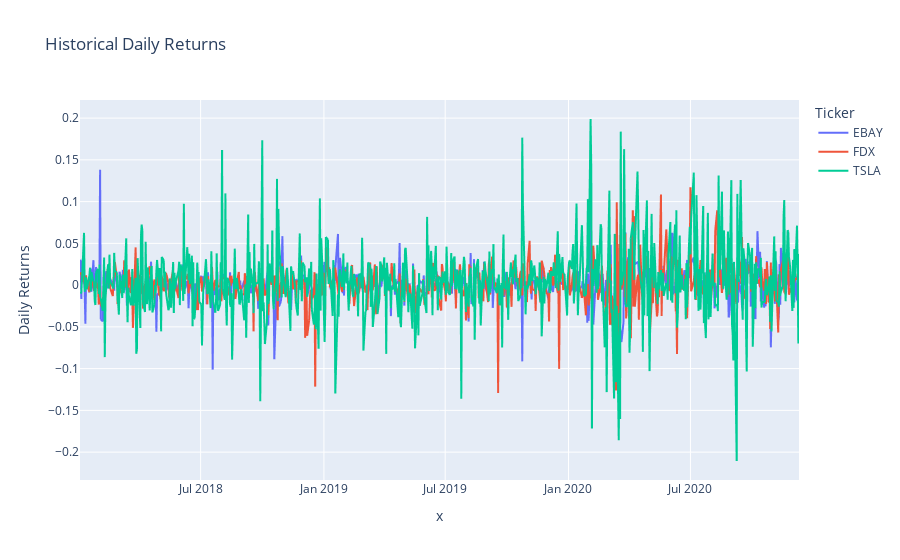

Notebook code cell kept with this figure:
### Code cell
ex.plot_oneperiod_returns()

### Figure 1 — Plotly figure (JSON) as saved in the notebook; plotly's stock layout.template omitted (floating-point values rounded to 4 significant figures; data arrays with more than 128 entries replaced by an {"elided": "..."} marker saying what was removed)
{"data": [{"hovertemplate": "Ticker=EBAY<br>x=%{x}<br>Daily Returns=%{y}<extra></extra>", "legendgroup": "EBAY", "line": {"color": "#636efa", "dash": "solid"}, "mode": "lines", "name": "EBAY", "showlegend": true, "type": "scattergl", "x": {"elided": "742 str values"}, "xaxis": "x", "y": {"elided": "742 float values"}, "yaxis": "y"}, {"hovertemplate": "Ticker=FDX<br>x=%{x}<br>Daily Returns=%{y}<extra></extra>", "legendgroup": "FDX", "line": {"color": "#EF553B", "dash": "solid"}, "mode": "lines", "name": "FDX", "showlegend": true, "type": "scattergl", "x": {"elided": "742 str values"}, "xaxis": "x", "y": {"elided": "742 float values"}, "yaxis": "y"}, {"hovertemplate": "Ticker=TSLA<br>x=%{x}<br>Daily Returns=%{y}<extra></extra>", "legendgroup": "TSLA", "line": {"color": "#00cc96", "dash": "solid"}, "mode": "lines", "name": "TSLA", "showlegend": true, "type": "scattergl", "x": {"elided": "742 str values"}, "xaxis": "x", "y": {"elided": "742 float values"}, "yaxis": "y"}], "layout": {"legend": {"title": {"text": "Ticker"}, "tracegroupgap": 0}, "title": {"text": "Historical Daily Returns"}, "xaxis": {"anchor": "y", "domain": [0, 1], "title": {"text": "x"}}, "yaxis": {"anchor": "x", "domain": [0, 1], "title": {"text": "Daily Returns"}}}}
